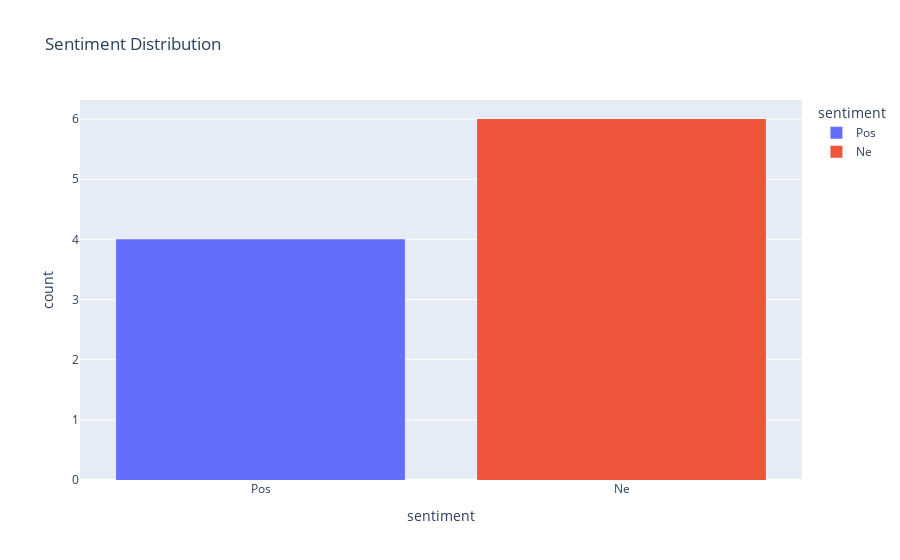

Source (notebook cell):
### Markdown cell above
## Optional: Visualize Sentiment Distribution

### Code cell
fig = px.histogram(df, x='sentiment', color='sentiment', title='Sentiment Distribution')
fig.show()

### Figure 1 — Plotly figure (JSON) as saved in the notebook; plotly's stock layout.template omitted (floating-point values rounded to 4 significant figures)
{"data": [{"bingroup": "x", "hovertemplate": "sentiment=%{x}<br>count=%{y}<extra></extra>", "legendgroup": "Pos", "marker": {"color": "#636efa", "pattern": {"shape": ""}}, "name": "Pos", "orientation": "v", "showlegend": true, "type": "histogram", "x": ["Pos", "Pos", "Pos", "Pos"], "xaxis": "x", "yaxis": "y"}, {"bingroup": "x", "hovertemplate": "sentiment=%{x}<br>count=%{y}<extra></extra>", "legendgroup": "Ne", "marker": {"color": "#EF553B", "pattern": {"shape": ""}}, "name": "Ne", "orientation": "v", "showlegend": true, "type": "histogram", "x": ["Ne", "Ne", "Ne", "Ne", "Ne", "Ne"], "xaxis": "x", "yaxis": "y"}], "layout": {"barmode": "relative", "legend": {"title": {"text": "sentiment"}, "tracegroupgap": 0}, "title": {"text": "Sentiment Distribution"}, "xaxis": {"anchor": "y", "categoryarray": ["Pos", "Ne"], "categoryorder": "array", "domain": [0, 1], "title": {"text": "sentiment"}}, "yaxis": {"anchor": "x", "domain": [0, 1], "title": {"text": "count"}}}}
